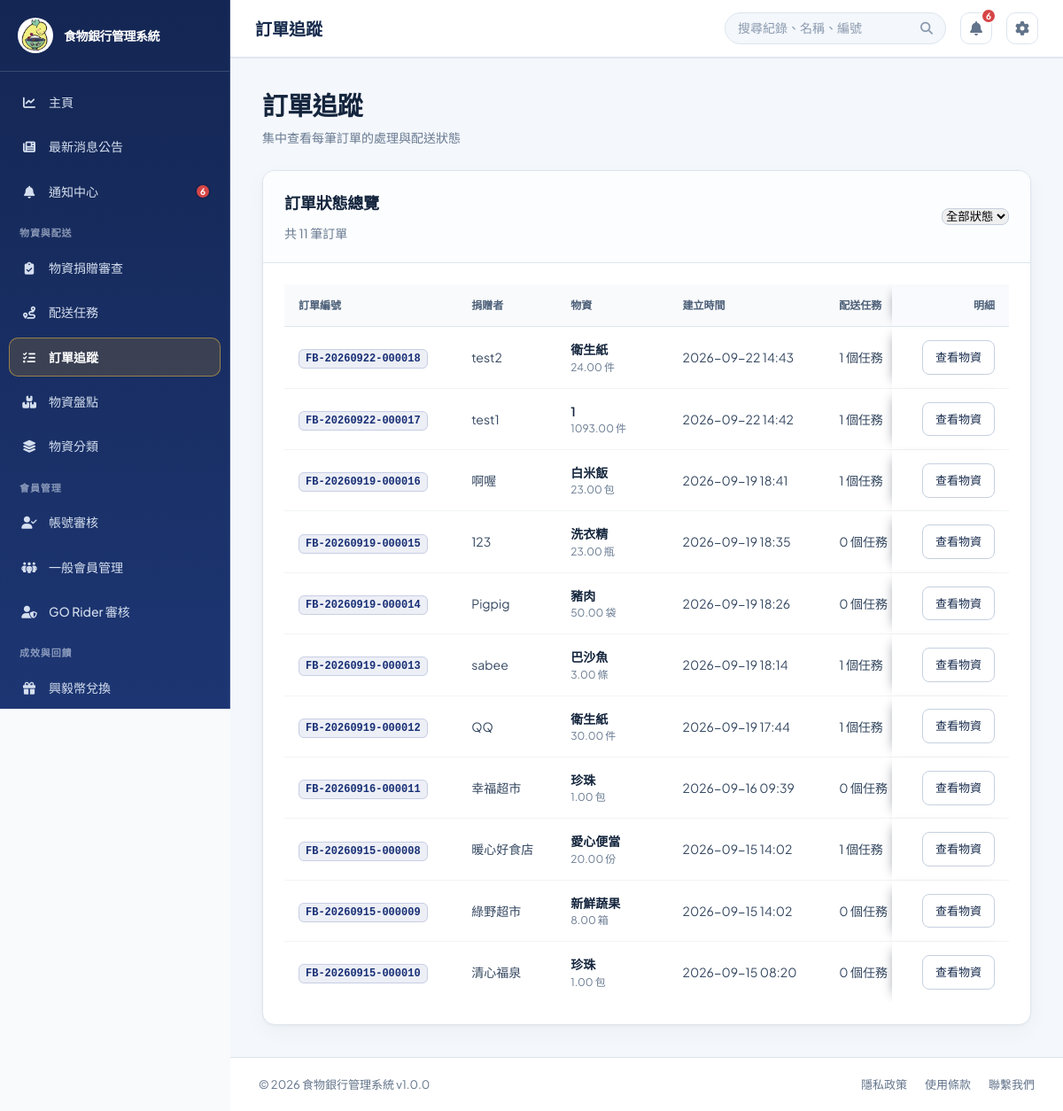
Page /?page=order_tracking (signed in) on the committed database.
### tables this page shows
CREATE TABLE `donations` (
  `donation_id` int(11) NOT NULL,
  `order_number` varchar(30) DEFAULT NULL,
  `donor_id` int(11) DEFAULT NULL,
  `donor_name` varchar(100) NOT NULL,
  `donation_type` enum('food','supplies','money','other') NOT NULL,
  `quantity` decimal(10,2) DEFAULT NULL,
  `unit` varchar(20) DEFAULT NULL,
  `donation_date` datetime NOT NULL,
  `received_by` int(11) DEFAULT NULL,
  `status` enum('received','pending','assessed','approved','rejected','published','archived') DEFAULT 'pending',
  `evaluation_status` enum('pending','approved_volunteer','approved_self_delivery','published','rejected') DEFAULT 'pending',
  `delivery_method` enum('volunteer_assist','self_delivery') DEFAULT 'volunteer_assist',
  `approval_notes` text DEFAULT NULL,
  `approved_at` datetime DEFAULT NULL,
  `approved_by` int(11) DEFAULT NULL,
  `rejection_reason` text DEFAULT NULL,
  `rejected_at` datetime DEFAULT NULL,
  `published_at` datetime DEFAULT NULL,
  `current_status` enum('waiting_pickup','volunteer_received','in_transit','at_foodbank','inspection_complete') DEFAULT 'waiting_pickup',
  `status_updated_at` datetime DEFAULT NULL,
  `split_count` int(11) DEFAULT 1,
  `notes` text DEFAULT NULL,
  `created_at` timestamp NULL DEFAULT current_timestamp(),
  `updated_at` timestamp NULL DEFAULT current_timestamp() ON UPDATE current_timestamp(),
  `item_name` varchar(100) DEFAULT NULL,
  `weight_kg` decimal(10,2) DEFAULT NULL,
  `size_description` varchar(100) DEFAULT NULL,
  `expiry_date` date DEFAULT NULL,
  `pickup_deadline` datetime DEFAULT NULL,
  `delivery_option` enum('food_bank_pickup','volunteer_delivery') NOT NULL DEFAULT 'volunteer_delivery',
  `vehicle_type` enum('car','motorcycle','none') DEFAULT 'none',
  `photo_path` varchar(255) DEFAULT NULL,
  `evaluation_notes` text DEFAULT NULL,
  `need_inspection` tinyint(1) DEFAULT 1,
  `inspection_notes` text DEFAULT NULL,
  `donor_address` varchar(255) DEFAULT NULL,
  `reward_options` text DEFAULT NULL,
  `delivery_date` date DEFAULT NULL,
  `delivery_time` time DEFAULT NULL,
  `delivery_address` varchar(255) DEFAULT NULL,
  `estimated_distance_km` decimal(8,2) DEFAULT NULL,
  `estimated_duration_minutes` smallint(5) UNSIGNED DEFAULT NULL,
  `beneficiary_id` int(11) DEFAULT NULL,
  `dispatch_contact_name` varchar(100) DEFAULT NULL,
  `dispatch_contact_phone` varchar(30) DEFAULT NULL,
  `dispatch_vehicle_info` varchar(150) DEFAULT NULL
);

### config/database.php (called while the page is built, shortened)
<?php
class Database
{
    private $connection = null;
    public function getConnection()
    {
        return $this->connection;
    }
    private function connect()
    {
        $this->connection = @new mysqli(DB_HOST, DB_USER, DB_PASS, DB_NAME, DB_PORT);
    }
}
$db = new Database();

### src/models/BaseModel.php (called while the page is built, shortened)
<?php
require_once __DIR__ . '/../../config/database.php';
abstract class BaseModel {
    protected $db;
    public function __construct() {
        global $db;
        $this->db = $db->getConnection();
    }
    public function query($sql) {
        $result = $this->db->query($sql);
        $rows = [];
        if ($result) {
            while ($row = $result->fetch_assoc()) {
                $rows[] = $row;
            }
        }
        return $rows;
    }
}
?>

### src/models/DonationModel.php (called while the page is built, shortened)
<?php
require_once 'BaseModel.php';
class DonationModel extends BaseModel {
    public function __construct() {
        $this->ensureOrderNumberColumn();
        $this->ensureEstimatedDistanceColumns();
    }
    private function ensureOrderNumberColumn() {
        $result = $this->db->query("SHOW COLUMNS FROM donations LIKE 'order_number'");
        $this->db->query(
            "UPDATE donations
             SET order_number = CONCAT('FB-', DATE_FORMAT(donation_date, '%Y%m%d'), '-', LPAD(donation_id, 6, '0'))
             WHERE order_number IS NULL OR order_number = ''"
        );
        $indexResult = $this->db->query("SHOW INDEX FROM donations WHERE Key_name = 'unique_order_number'");
    }
    private function ensureEstimatedDistanceColumns() {
        $distanceColumn = $this->db->query("SHOW COLUMNS FROM donations LIKE 'estimated_distance_km'");
        $durationColumn = $this->db->query("SHOW COLUMNS FROM donations LIKE 'estimated_duration_minutes'");
    }
    public function getDonationAllocations($donationId) {
        $donationId = (int) $donationId;
        $allocations = $this->query(
            "SELECT a.*,
                    (SELECT d.delivery_id FROM deliveries d WHERE d.allocation_id = a.allocation_id LIMIT 1) AS delivery_id,
                    (SELECT d.status FROM deliveries d WHERE d.allocation_id = a.allocation_id LIMIT 1) AS delivery_status,
                    (SELECT d.volunteer_id FROM deliveries d WHERE d.allocation_id = a.allocation_id LIMIT 1) AS volunteer_id
             FROM donation_allocations a
             WHERE a.donation_id = {$donationId}
             ORDER BY a.allocation_number ASC"
        );
        return $allocations;
    }
    public function getOrderTracking($donorId = null, $status = null) {
        $conditions = [];
        $having = '';
        $where = $conditions ? 'WHERE ' . implode(' AND ', $conditions) : '';
        $sql = "SELECT n.donation_id, n.order_number, n.donor_name, n.item_name, n.quantity, n.unit,
                       n.donation_date, n.status AS donation_status, n.current_status,
                       COUNT(d.delivery_id) AS delivery_count,
                       GROUP_CONCAT(d.delivery_id ORDER BY d.delivery_id) AS delivery_ids,
                       GROUP_CONCAT(DISTINCT CONCAT(uv.full_name, '：', COALESCE(NULLIF(uv.phone, ''), '未提供電話')) SEPARATOR '；') AS volunteer_contacts,
                       SUM(CASE WHEN d.status = 'delivered' THEN 1 ELSE 0 END) AS completed_delivery_count,
                       MAX(d.status) AS latest_delivery_status,
                       CASE
                           WHEN n.status = 'rejected' THEN 'rejected'
                           WHEN COUNT(d.delivery_id) > 0 AND SUM(CASE WHEN d.status = 'delivered' THEN 1 ELSE 0 END) = COUNT(d.delivery_id) THEN 'completed'
                           WHEN COUNT(d.delivery_id) > 0 AND SUM(CASE WHEN d.status IN ('claimed', 'picked_up', 'exception') THEN 1 ELSE 0 END) > 0 THEN 'in_transit'
                           WHEN n.status IN ('pending', 'assessed') THEN 'pending'
                           ELSE 'processing'
                       END AS order_status
                FROM donations n
                LEFT JOIN deliveries d ON d.donation_id = n.donation_id
                LEFT JOIN users uv ON uv.user_id = d.volunteer_id AND d.delivery_method = 'volunteer'
                {$where}
                GROUP BY n.donation_id
                {$having}
                ORDER BY n.donation_date DESC";
        $rows = $this->query($sql);
        foreach ($rows as &$row) {
            $row['sub_orders'] = $this->getDonationAllocations((int) $row['donation_id']);
        }
        return $rows;
    }
}

### src/views/order_tracking.php (the view, shortened to what this page needs)
<?php
require_once BASE_PATH . '/src/models/DonationModel.php';
$trackingModel = new DonationModel();
$currentRole = $currentUser['role'] ?? 'member';
$isOfficial = $currentRole === 'foodbank_staff';
$trackingOrders = $trackingModel->getOrderTracking(
    $isOfficial ? null : (int) ($currentUser['user_id'] ?? 0),
    $_GET['status'] ?? null
);
$statusLabels = [
    'pending' => '待處理',
    'processing' => '處理中',
    'in_transit' => '配送中',
    'completed' => '已完成',
    'rejected' => '已婉拒',
];
$statusClasses = [
    'pending' => 'pending',
    'processing' => 'approved',
    'in_transit' => 'in-transit',
    'completed' => 'completed',
    'rejected' => 'rejected',
];
$subOrderStatusLabels = [
    'open' => '待接單',
    'claimed' => '已接單',
    'picked_up' => '配送中',
    'delivered' => '已送達',
    'exception' => '異常待處理',
    'cancelled' => '已取消',
];
?>
<div class="view-header">
    <div>
        <h1 class="view-title">訂單追蹤</h1>
        <p class="view-subtitle">集中查看每筆訂單的處理與配送狀態</p>
    </div>
</div>
<div class="card">
    <div class="card-header">
        <div class="toolbar-row">
            <div>
                <h2>訂單狀態總覽</h2>
                <p class="toolbar-meta">共 <?php echo count($trackingOrders); ?> 筆訂單</p>
            </div>
            <form method="get" class="toolbar-actions">
                <select name="status" class="filter-select" onchange="this.form.submit()" aria-label="篩選訂單狀態">
                    <option value="">全部狀態</option>
                </select>
            </form>
        </div>
    </div>
    <div class="card-body">
        <?php if (!$isOfficial && $trackingOrders): ?>
            <div class="customer-order-list">
                <?php foreach ($trackingOrders as $order): ?>
                    <?php
                    $deliveryIds = array_filter(array_map('intval', explode(',', (string) ($order['delivery_ids'] ?? ''))));
                    $orderStatus = $order['order_status'] ?? 'processing';
                    ?>
                    <section class="customer-order-card">
                        <header class="customer-order-heading">
                            <div>
                                <h2>訂單 <?php echo htmlspecialchars($order['order_number'] ?? ''); ?></h2>
                                <p><?php echo htmlspecialchars($order['item_name'] ?? '物資捐贈'); ?> · <?php echo (int) $order['delivery_count']; ?> 個配送任務</p>
                            </div>
                            <span class="status status-<?php echo htmlspecialchars($statusClasses[$orderStatus] ?? 'approved'); ?>"><?php echo htmlspecialchars($statusLabels[$orderStatus] ?? $orderStatus); ?></span>
                        </header>
                        <?php if (!empty($order['sub_orders'])): ?>
                            <div class="customer-suborder-summary">
                                <?php foreach ($order['sub_orders'] as $subOrder): ?>
                                    <span class="customer-suborder-chip">
                                        <strong><?php echo htmlspecialchars($subOrder['sub_order_number'] ?? ''); ?></strong>
                                        <span class="status status-<?php echo htmlspecialchars($subOrder['delivery_status'] ?? 'pending'); ?>"><?php echo htmlspecialchars($subOrderStatusLabels[$subOrder['delivery_status'] ?? ''] ?? '待指派'); ?></span>
                                    </span>
                                <?php endforeach; ?>
                            </div>
                        <?php endif; ?>
                        <?php if ($deliveryIds): ?>
                            <?php foreach ($deliveryIds as $deliveryId): ?>
                                <article class="customer-delivery-card order-live-tracking" data-delivery-id="<?php echo $deliveryId; ?>" data-order-status="<?php echo htmlspecialchars($orderStatus); ?>" aria-label="配送任務 <?php echo $deliveryId; ?>">
                                    <div class="customer-delivery-main">
                                        <div class="customer-delivery-summary">
                                            <div>
                                                <h3 class="customer-delivery-status-title">正在準備配送</h3>
                                                <p>配送任務 #<?php echo $deliveryId; ?> · <?php echo htmlspecialchars($order['quantity'] . ' ' . $order['unit']); ?></p>
                                            </div>
                                            <div class="customer-delivery-eta">
                                                <strong data-delivery-eta>確認中</strong>
                                                <span>預計送達</span>
                                            </div>
                                        </div>
                                        <div class="customer-progress" role="group" aria-label="訂單配送進度">
                                            <div class="customer-progress-title"><i class="fa-solid fa-box-open"></i><span class="order-live-tracking-status">正在取得配送狀態…</span></div>
                                            <div class="customer-progress-track"><span class="customer-progress-fill"></span></div>
                                            <div class="customer-progress-steps">
                                                <span class="customer-progress-step">準備中</span>
                                                <span class="customer-progress-step">GO Rider 接單</span>
                                                <span class="customer-progress-step">運送中</span>
                                                <span class="customer-progress-step">已送達</span>
                                            </div>
                                        </div>
                                    </div>
                                    <aside class="customer-delivery-side">
                                        <div>
                                            <div class="customer-courier">
                                                <span class="customer-courier-avatar" data-courier-avatar><i class="fa-solid fa-user"></i></span>
                                                <div><h4 data-courier-name>等待配送員接單</h4><p data-courier-vehicle>配送夥伴資訊將於接單後顯示</p></div>
                                            </div>
                                        </div>
                                        <p class="customer-stop-alert" data-other-stops hidden></p>
                                    </aside>
                                </article>
                            <?php endforeach; ?>
                        <?php endif; ?>
                    </section>
                <?php endforeach; ?>
            </div>
        <?php elseif ($isOfficial && $trackingOrders): ?>
            <div class="order-tracking-table-wrap">
            <table class="data-table order-tracking-table">
                <thead>
                    <tr>
                        <th>訂單編號</th>
                        <?php if ($isOfficial): ?><th>捐贈者</th><?php endif; ?>
                        <th>物資</th>
                        <th>建立時間</th>
                        <th>配送任務</th>
                        <th>配送細節</th>
                        <th>明細</th>
                    </tr>
                </thead>
                <tbody>
                    <?php foreach ($trackingOrders as $order): ?>
                        <tr>
                            <td><strong><code><?php echo htmlspecialchars($order['order_number']); ?></code></strong></td>
                            <?php if ($isOfficial): ?><td><?php echo htmlspecialchars($order['donor_name']); ?></td><?php endif; ?>
                            <td><strong><?php echo htmlspecialchars($order['item_name'] ?? '-'); ?></strong><br><small><?php echo htmlspecialchars($order['quantity'] . ' ' . $order['unit']); ?></small></td>
                            <td><?php echo htmlspecialchars(date('Y-m-d H:i', strtotime($order['donation_date']))); ?></td>
                            <td><?php echo (int) $order['delivery_count']; ?> 個任務</td>
                            <td>
                                <details class="order-tracking-details">
                                    <summary>查看配送細節</summary>
                                </details>
                            </td>
                            <td><a href="?page=<?php echo $isOfficial ? 'donation_materials_review' : 'donation_materials'; ?>" class="btn btn-secondary btn-sm order-tracking-action">查看物資</a></td>
                        </tr>
                    <?php endforeach; ?>
                </tbody>
            </table>
            </div>
        <?php else: ?>
            <div class="empty-state"><i class="fas fa-box-open"></i><p>目前沒有符合條件的訂單</p></div>
        <?php endif; ?>
    </div>
</div>

### src/views/order_tracking.php (style rules this page uses)
.order-tracking-table-wrap { width: 100%; overflow-x: auto; }
.order-tracking-table { min-width: 1080px; }
.order-tracking-table th, .order-tracking-table td { white-space: normal; word-break: keep-all; }
.order-tracking-table td:first-child { min-width: 150px; }
.order-tracking-table td:nth-child(3) { min-width: 115px; }
.order-tracking-table th:last-child, .order-tracking-table td:last-child { position: sticky; right: 0; z-index: 1; min-width: 120px; background: #fff; box-shadow: -8px 0 12px -10px rgba(15, 23, 42, .45); }
.order-tracking-table th:last-child { z-index: 2; background: #F8FAFD; }
.order-tracking-details summary { color: #0f766e; cursor: pointer; font-weight: 600; }
.order-tracking-action { white-space: nowrap; }

### rows in the picture
donations: order_number "FB-20260922-000018", donor_name "test2", item_name "衛生紙", quantity+unit "24.00 件", donation_date "2026-09-22 14:43", delivery_count "1"
donations: order_number "FB-20260922-000017", donor_name "test1", item_name "1", quantity+unit "1093.00 件", donation_date "2026-09-22 14:42", delivery_count "1"
donations: order_number "FB-20260919-000016", donor_name "啊喔", item_name "白米飯", quantity+unit "23.00 包", donation_date "2026-09-19 18:41", delivery_count "1"
donations: order_number "FB-20260919-000015", donor_name "123", item_name "洗衣精", quantity+unit "23.00 瓶", donation_date "2026-09-19 18:35", delivery_count "0"
donations: order_number "FB-20260919-000014", donor_name "Pigpig", item_name "豬肉", quantity+unit "50.00 袋", donation_date "2026-09-19 18:26", delivery_count "0"
donations: order_number "FB-20260919-000013", donor_name "sabee", item_name "巴沙魚", quantity+unit "3.00 條", donation_date "2026-09-19 18:14", delivery_count "1"
donations: order_number "FB-20260919-000012", donor_name "QQ", item_name "衛生紙", quantity+unit "30.00 件", donation_date "2026-09-19 17:44", delivery_count "1"
donations: order_number "FB-20260916-000011", donor_name "幸福超市", item_name "珍珠", quantity+unit "1.00 包", donation_date "2026-09-16 09:39", delivery_count "0"
donations: order_number "FB-20260915-000008", donor_name "暖心好食店", item_name "愛心便當", quantity+unit "20.00 份", donation_date "2026-09-15 14:02", delivery_count "1"
donations: order_number "FB-20260915-000009", donor_name "綠野超市", item_name "新鮮蔬果", quantity+unit "8.00 箱", donation_date "2026-09-15 14:02", delivery_count "0"
donations: order_number "FB-20260915-000010", donor_name "清心福泉", item_name "珍珠", quantity+unit "1.00 包", donation_date "2026-09-15 08:20", delivery_count "0"

### other values in the picture
APP_NAME "食物銀行管理系統"
$label "主頁"
$label "最新消息公告"
$label "通知中心"
$unreadNotificationCount "6"
$item['group'] "物資與配送"
$label "物資捐贈審查"
$label "配送任務"
$label "訂單追蹤"
$label "物資盤點"
$label "物資分類"
$item['group'] "會員管理"
$label "帳號審核"
$label "一般會員管理"
$label "GO Rider 審核"
